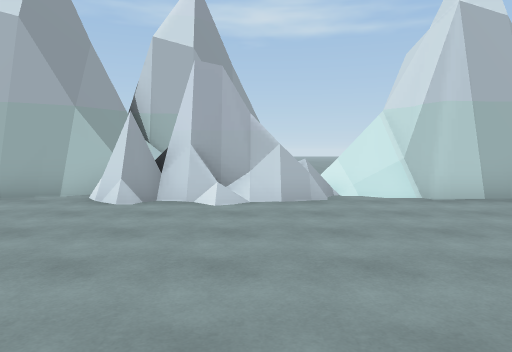
View 1 (above)

16 first-person views from a walk through a 3-D level made in the Unity game engine. The camera is 1.5 m above the floor, tilts 4° down and sees 70° across. The floor is counted in squares, 1.8 m on a side. Each view is taken from the middle of a square. On the plan, view 1 faces up. The plan holds only what a view shows up to about 12 squares ahead; the rest is blank. The place goes on beyond the plan. The player character is not drawn.

View 2
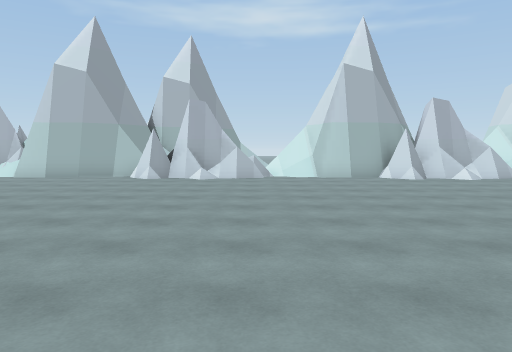

View 3
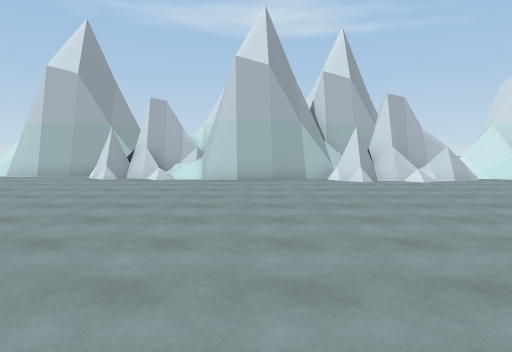

View 4
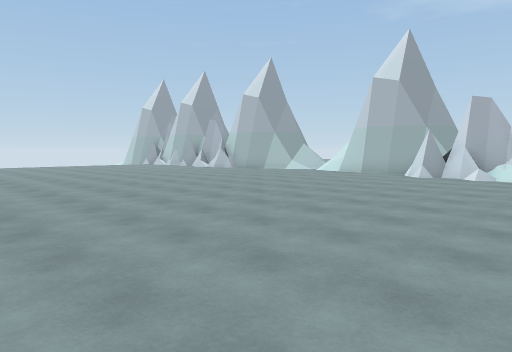

View 5
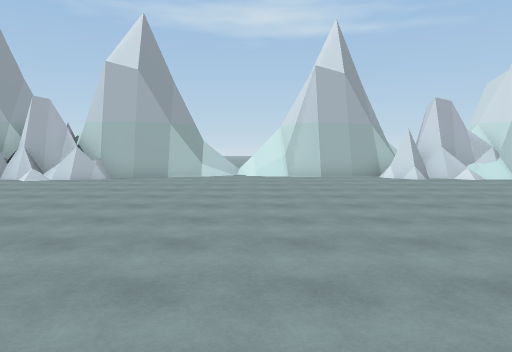

View 6
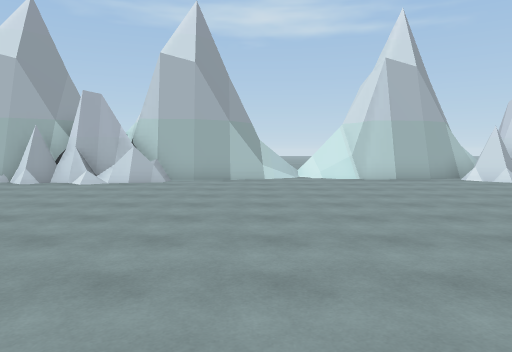

View 7
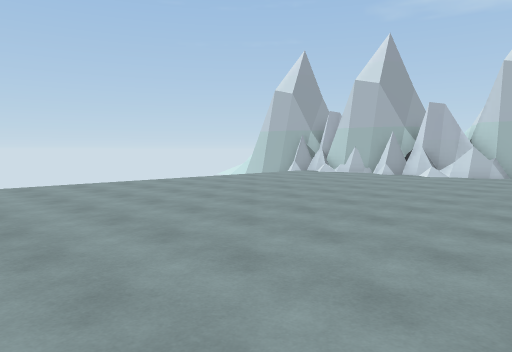

View 8
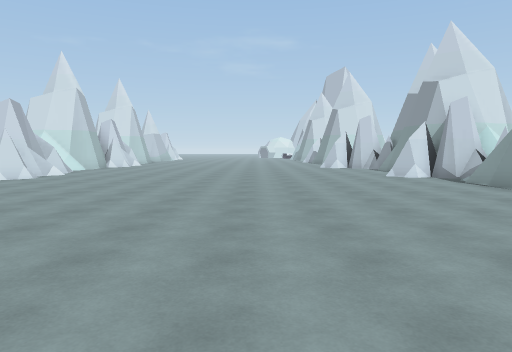

View 9
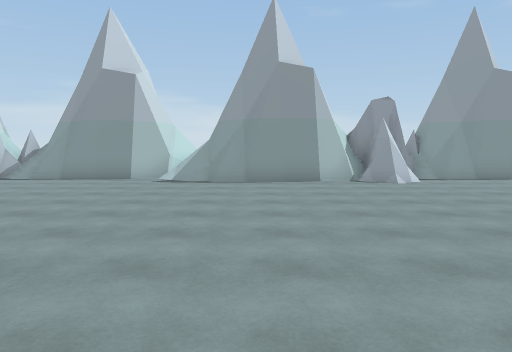

View 10
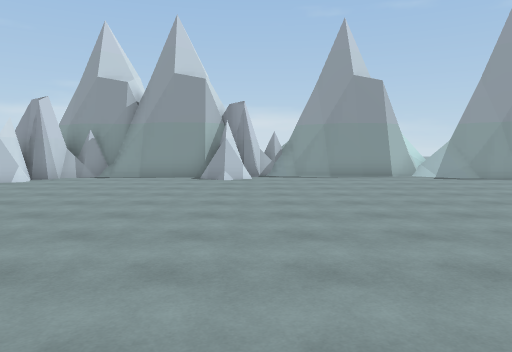

View 11
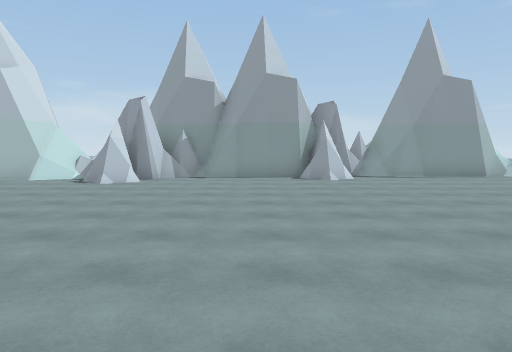

View 12
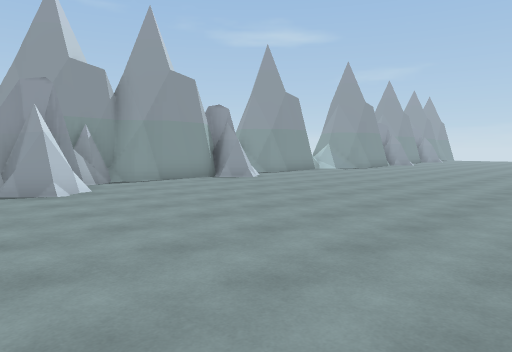

View 13
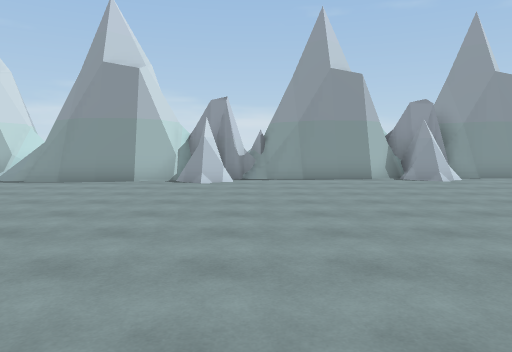

View 14
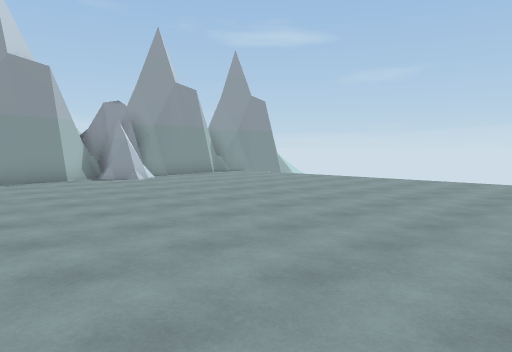

View 15
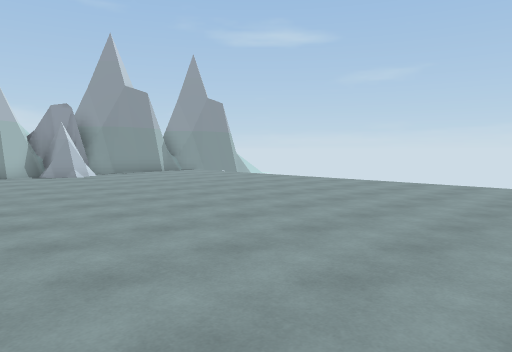

View 16
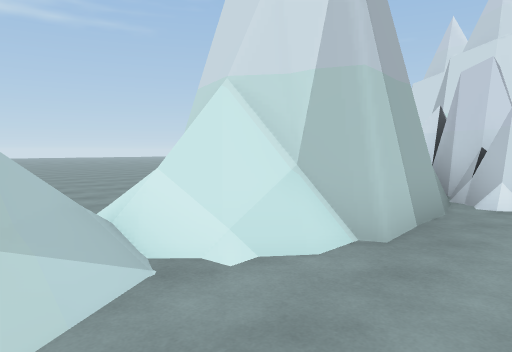

### Floor plan
Key: @ floor where view 1 was taken; # wall or solid block; x gap in a wall; . main floor; : floor 0.25 m higher than the main floor; / step, stairs or slope; = window, fence, low wall or low ledge.
Columns run from 22 left of view 1 to 7 right of it. Each row starts with its distance up from view 1.
 19          ..
 18          ...
 17          ...
 16          ...
 15          ...
 14         ...
 13         ..
 12         ..
 11         .
 10         ##
  9       #x##  ###     #   =
  8 ### ###..########  ##  ###
  7 #####.......###########==####
  6 #.=.................####...###
  5 ..............................
  4 ..............................
  3 ..............................
  2 .............................
  1 ..............................
  0 ......................@.......
 -1 .............................
 -2 .............................
 -3 ..............................
 -4 ...........................=..
 -5 ..........................##..
 -6 ..:.....######/.....##.##.####
 -7 #######/###  #//###/##########
 -8  ###  ####   #### ####
 -9                      #

Where each view was taken, in squares from view 1:
view 1: 0 up, 0 right, facing up
view 2: 5 down, 1 right, facing up
view 3: 4 down, 5 left, facing up
view 4: 5 down, 5 left, facing up-left
view 5: 4 down, 14 left, facing up
view 6: 3 down, 16 left, facing up
view 7: 6 down, 16 left, facing up-left
view 8: 1 down, 13 left, facing right
view 9: 4 up, 10 left, facing down
view 10: 5 up, 2 left, facing down
view 11: 5 up, 1 right, facing down
view 12: 3 up, 7 right, facing down-left
view 13: 4 up, 15 left, facing down
view 14: 4 up, 15 left, facing down-left
view 15: 6 up, 16 left, facing down-left
view 16: 6 up, 16 left, facing up-right
